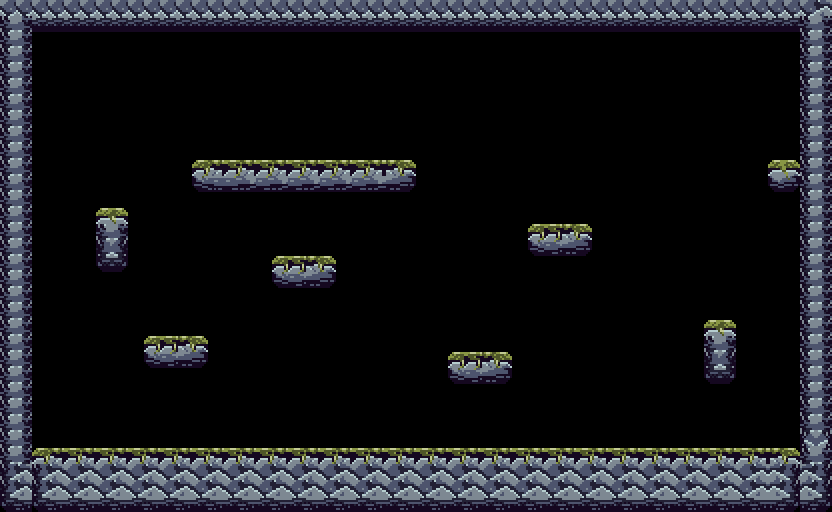

A 2D game scene composited from a Tiled map and its tileset images. What follows is a short description and the map's XML, with every tile layer's data as written:
An orthogonal 52x32 tile map with 16x16 px tiles, 1 tile layer (Ground).

<map version="1.5" tiledversion="1.6.0" orientation="orthogonal" renderorder="right-down" width="52" height="32" tilewidth="16" tileheight="16" infinite="0" nextlayerid="2" nextobjectid="1">
 <tileset firstgid="1" name="tilemap" tilewidth="32" tileheight="32" tilecount="112" columns="14">
  <image source="tilemap.png" width="448" height="256" />
  <tile id="0">
   <properties>
    <property name="collides" type="bool" value="true" />
   </properties>
  </tile>
  <tile id="1">
   <properties>
    <property name="collides" type="bool" value="true" />
   </properties>
  </tile>
  <tile id="2">
   <properties>
    <property name="collides" type="bool" value="true" />
   </properties>
  </tile>
  <tile id="3">
   <properties>
    <property name="collides" type="bool" value="true" />
   </properties>
  </tile>
  <tile id="4">
   <properties>
    <property name="collides" type="bool" value="true" />
   </properties>
  </tile>
  <tile id="5">
   <properties>
    <property name="collides" type="bool" value="true" />
   </properties>
  </tile>
  <tile id="6">
   <properties>
    <property name="collides" type="bool" value="true" />
   </properties>
  </tile>
  <tile id="7">
   <properties>
    <property name="collides" type="bool" value="true" />
   </properties>
  </tile>
  <tile id="8">
   <properties>
    <property name="collides" type="bool" value="true" />
   </properties>
  </tile>
  <tile id="9">
   <properties>
    <property name="collides" type="bool" value="true" />
   </properties>
  </tile>
  <tile id="10">
   <properties>
    <property name="collides" type="bool" value="true" />
   </properties>
  </tile>
  <tile id="11">
   <properties>
    <property name="collides" type="bool" value="true" />
   </properties>
  </tile>
  <tile id="12">
   <properties>
    <property name="collides" type="bool" value="true" />
   </properties>
  </tile>
  <tile id="13">
   <properties>
    <property name="collides" type="bool" value="true" />
   </properties>
  </tile>
  <tile id="14">
   <properties>
    <property name="collides" type="bool" value="true" />
   </properties>
  </tile>
  <tile id="15">
   <properties>
    <property name="collides" type="bool" value="true" />
   </properties>
  </tile>
  <tile id="16">
   <properties>
    <property name="collides" type="bool" value="true" />
   </properties>
  </tile>
  <tile id="17">
   <properties>
    <property name="collides" type="bool" value="true" />
   </properties>
  </tile>
  <tile id="18">
   <properties>
    <property name="collides" type="bool" value="true" />
   </properties>
  </tile>
  <tile id="19">
   <properties>
    <property name="collides" type="bool" value="true" />
   </properties>
  </tile>
  <tile id="20">
   <properties>
    <property name="collides" type="bool" value="true" />
   </properties>
  </tile>
  <tile id="21">
   <properties>
    <property name="collides" type="bool" value="true" />
   </properties>
  </tile>
  <tile id="22">
   <properties>
    <property name="collides" type="bool" value="true" />
   </properties>
  </tile>
  <tile id="23">
   <properties>
    <property name="collides" type="bool" value="true" />
   </properties>
  </tile>
  <tile id="24">
   <properties>
    <property name="collides" type="bool" value="true" />
   </properties>
  </tile>
  <tile id="25">
   <properties>
    <property name="collides" type="bool" value="true" />
   </properties>
  </tile>
  <tile id="26">
   <properties>
    <property name="collides" type="bool" value="true" />
   </properties>
  </tile>
  <tile id="27">
   <properties>
    <property name="collides" type="bool" value="true" />
   </properties>
  </tile>
  <tile id="28">
   <properties>
    <property name="collides" type="bool" value="true" />
   </properties>
  </tile>
  <tile id="29">
   <properties>
    <property name="collides" type="bool" value="true" />
   </properties>
  </tile>
  <tile id="30">
   <properties>
    <property name="collides" type="bool" value="true" />
   </properties>
  </tile>
  <tile id="31">
   <properties>
    <property name="collides" type="bool" value="true" />
   </properties>
  </tile>
  <tile id="32">
   <properties>
    <property name="collides" type="bool" value="true" />
   </properties>
  </tile>
  <tile id="33">
   <properties>
    <property name="collides" type="bool" value="true" />
   </properties>
  </tile>
  <tile id="34">
   <properties>
    <property name="collides" type="bool" value="true" />
   </properties>
  </tile>
  <tile id="35">
   <properties>
    <property name="collides" type="bool" value="true" />
   </properties>
  </tile>
  <tile id="36">
   <properties>
    <property name="collides" type="bool" value="true" />
   </properties>
  </tile>
  <tile id="37">
   <properties>
    <property name="collides" type="bool" value="true" />
   </properties>
  </tile>
  <tile id="38">
   <properties>
    <property name="collides" type="bool" value="true" />
   </properties>
  </tile>
  <tile id="39">
   <properties>
    <property name="collides" type="bool" value="true" />
   </properties>
  </tile>
  <tile id="40">
   <properties>
    <property name="collides" type="bool" value="true" />
   </properties>
  </tile>
  <tile id="41">
   <properties>
    <property name="collides" type="bool" value="true" />
   </properties>
  </tile>
  <tile id="42">
   <properties>
    <property name="collides" type="bool" value="true" />
   </properties>
  </tile>
  <tile id="43">
   <properties>
    <property name="collides" type="bool" value="true" />
   </properties>
  </tile>
  <tile id="44">
   <properties>
    <property name="collides" type="bool" value="true" />
   </properties>
  </tile>
  <tile id="45">
   <properties>
    <property name="collides" type="bool" value="true" />
   </properties>
  </tile>
  <tile id="46">
   <properties>
    <property name="collides" type="bool" value="true" />
   </properties>
  </tile>
  <tile id="47">
   <properties>
    <property name="collides" type="bool" value="true" />
   </properties>
  </tile>
  <tile id="48">
   <properties>
    <property name="collides" type="bool" value="true" />
   </properties>
  </tile>
  <tile id="49">
   <properties>
    <property name="collides" type="bool" value="true" />
   </properties>
  </tile>
  <tile id="50">
   <properties>
    <property name="collides" type="bool" value="true" />
   </properties>
  </tile>
  <tile id="51">
   <properties>
    <property name="collides" type="bool" value="true" />
   </properties>
  </tile>
  <tile id="52">
   <properties>
    <property name="collides" type="bool" value="true" />
   </properties>
  </tile>
  <tile id="53">
   <properties>
    <property name="collides" type="bool" value="true" />
   </properties>
  </tile>
  <tile id="54">
   <properties>
    <property name="collides" type="bool" value="true" />
   </properties>
  </tile>
  <tile id="55">
   <properties>
    <property name="collides" type="bool" value="true" />
   </properties>
  </tile>
  <tile id="56">
   <properties>
    <property name="collides" type="bool" value="true" />
   </properties>
  </tile>
  <tile id="57">
   <properties>
    <property name="collides" type="bool" value="true" />
   </properties>
  </tile>
  <tile id="58">
   <properties>
    <property name="collides" type="bool" value="true" />
   </properties>
  </tile>
  <tile id="59">
   <properties>
    <property name="collides" type="bool" value="true" />
   </properties>
  </tile>
  <tile id="60">
   <properties>
    <property name="collides" type="bool" value="true" />
   </properties>
  </tile>
  <tile id="61">
   <properties>
    <property name="collides" type="bool" value="true" />
   </properties>
  </tile>
  <tile id="62">
   <properties>
    <property name="collides" type="bool" value="true" />
   </properties>
  </tile>
  <tile id="63">
   <properties>
    <property name="collides" type="bool" value="true" />
   </properties>
  </tile>
  <tile id="64">
   <properties>
    <property name="collides" type="bool" value="true" />
   </properties>
  </tile>
  <tile id="65">
   <properties>
    <property name="collides" type="bool" value="true" />
   </properties>
  </tile>
  <tile id="66">
   <properties>
    <property name="collides" type="bool" value="true" />
   </properties>
  </tile>
  <tile id="67">
   <properties>
    <property name="collides" type="bool" value="true" />
   </properties>
  </tile>
  <tile id="68">
   <properties>
    <property name="collides" type="bool" value="true" />
   </properties>
  </tile>
  <tile id="69">
   <properties>
    <property name="collides" type="bool" value="true" />
   </properties>
  </tile>
  <tile id="70">
   <properties>
    <property name="collides" type="bool" value="true" />
   </properties>
  </tile>
  <tile id="71">
   <properties>
    <property name="collides" type="bool" value="true" />
   </properties>
  </tile>
  <tile id="72">
   <properties>
    <property name="collides" type="bool" value="true" />
   </properties>
  </tile>
  <tile id="73">
   <properties>
    <property name="collides" type="bool" value="true" />
   </properties>
  </tile>
  <tile id="74">
   <properties>
    <property name="collides" type="bool" value="true" />
   </properties>
  </tile>
  <tile id="75">
   <properties>
    <property name="collides" type="bool" value="true" />
   </properties>
  </tile>
  <tile id="76">
   <properties>
    <property name="collides" type="bool" value="true" />
   </properties>
  </tile>
  <tile id="77">
   <properties>
    <property name="collides" type="bool" value="true" />
   </properties>
  </tile>
  <tile id="78">
   <properties>
    <property name="collides" type="bool" value="true" />
   </properties>
  </tile>
  <tile id="79">
   <properties>
    <property name="collides" type="bool" value="true" />
   </properties>
  </tile>
  <tile id="80">
   <properties>
    <property name="collides" type="bool" value="true" />
   </properties>
  </tile>
  <tile id="81">
   <properties>
    <property name="collides" type="bool" value="true" />
   </properties>
  </tile>
  <tile id="82">
   <properties>
    <property name="collides" type="bool" value="true" />
   </properties>
  </tile>
  <tile id="83">
   <properties>
    <property name="collides" type="bool" value="true" />
   </properties>
  </tile>
  <tile id="84">
   <properties>
    <property name="collides" type="bool" value="true" />
   </properties>
  </tile>
  <tile id="85">
   <properties>
    <property name="collides" type="bool" value="true" />
   </properties>
  </tile>
  <tile id="86">
   <properties>
    <property name="collides" type="bool" value="true" />
   </properties>
  </tile>
  <tile id="87">
   <properties>
    <property name="collides" type="bool" value="true" />
   </properties>
  </tile>
  <tile id="88">
   <properties>
    <property name="collides" type="bool" value="true" />
   </properties>
  </tile>
  <tile id="89">
   <properties>
    <property name="collides" type="bool" value="true" />
   </properties>
  </tile>
  <tile id="90">
   <properties>
    <property name="collides" type="bool" value="true" />
   </properties>
  </tile>
  <tile id="91">
   <properties>
    <property name="collides" type="bool" value="true" />
   </properties>
  </tile>
  <tile id="92">
   <properties>
    <property name="collides" type="bool" value="true" />
   </properties>
  </tile>
  <tile id="93">
   <properties>
    <property name="collides" type="bool" value="true" />
   </properties>
  </tile>
  <tile id="94">
   <properties>
    <property name="collides" type="bool" value="true" />
   </properties>
  </tile>
  <tile id="95">
   <properties>
    <property name="collides" type="bool" value="true" />
   </properties>
  </tile>
  <tile id="96">
   <properties>
    <property name="collides" type="bool" value="true" />
   </properties>
  </tile>
  <tile id="97">
   <properties>
    <property name="collides" type="bool" value="true" />
   </properties>
  </tile>
  <tile id="98">
   <properties>
    <property name="collides" type="bool" value="true" />
   </properties>
  </tile>
  <tile id="99">
   <properties>
    <property name="collides" type="bool" value="true" />
   </properties>
  </tile>
  <tile id="100">
   <properties>
    <property name="collides" type="bool" value="true" />
   </properties>
  </tile>
  <tile id="101">
   <properties>
    <property name="collides" type="bool" value="true" />
   </properties>
  </tile>
  <tile id="102">
   <properties>
    <property name="collides" type="bool" value="true" />
   </properties>
  </tile>
  <tile id="103">
   <properties>
    <property name="collides" type="bool" value="true" />
   </properties>
  </tile>
  <tile id="104">
   <properties>
    <property name="collides" type="bool" value="true" />
   </properties>
  </tile>
  <tile id="105">
   <properties>
    <property name="collides" type="bool" value="true" />
   </properties>
  </tile>
  <tile id="106">
   <properties>
    <property name="collides" type="bool" value="true" />
   </properties>
  </tile>
  <tile id="107">
   <properties>
    <property name="collides" type="bool" value="true" />
   </properties>
  </tile>
  <tile id="108">
   <properties>
    <property name="collides" type="bool" value="true" />
   </properties>
  </tile>
  <tile id="109">
   <properties>
    <property name="collides" type="bool" value="true" />
   </properties>
  </tile>
  <tile id="110">
   <properties>
    <property name="collides" type="bool" value="true" />
   </properties>
  </tile>
  <tile id="111">
   <properties>
    <property name="collides" type="bool" value="true" />
   </properties>
  </tile>
 </tileset>
 <layer id="1" name="Ground" width="52" height="32">
  <data encoding="csv">
0,0,0,0,0,0,0,0,0,0,0,0,0,0,0,0,0,0,0,0,0,0,0,0,0,0,0,0,0,0,0,0,0,0,0,0,0,0,0,0,0,0,0,0,0,0,0,0,0,0,0,0,
30,30,30,30,30,30,30,30,30,30,30,30,30,30,30,30,30,30,30,30,30,30,30,30,30,30,30,30,30,30,30,30,30,30,30,30,30,30,30,30,30,30,30,30,30,30,30,30,30,30,30,0,
32,0,0,0,0,0,0,0,0,0,0,0,0,0,0,0,0,0,0,0,0,0,0,0,0,0,0,0,0,0,0,0,0,0,0,0,0,0,0,0,0,0,0,0,0,0,0,0,0,0,32,0,
32,0,0,0,0,0,0,0,0,0,0,0,0,0,0,0,0,0,0,0,0,0,0,0,0,0,0,0,0,0,0,0,0,0,0,0,0,0,0,0,0,0,0,0,0,0,0,0,0,0,32,0,
32,0,0,0,0,0,0,0,0,0,0,0,0,0,0,0,0,0,0,0,0,0,0,0,0,0,0,0,0,0,0,0,0,0,0,0,0,0,0,0,0,0,0,0,0,0,0,0,0,0,32,0,
32,0,0,0,0,0,0,0,0,0,0,0,0,0,0,0,0,0,0,0,0,0,0,0,0,0,0,0,0,0,0,0,0,0,0,0,0,0,0,0,0,0,0,0,0,0,0,0,0,0,32,0,
32,0,0,0,0,0,0,0,0,0,0,0,0,0,0,0,0,0,0,0,0,0,0,0,0,0,0,0,0,0,0,0,0,0,0,0,0,0,0,0,0,0,0,0,0,0,0,0,0,0,32,0,
32,0,0,0,0,0,0,0,0,0,0,0,0,0,0,0,0,0,0,0,0,0,0,0,0,0,0,0,0,0,0,0,0,0,0,0,0,0,0,0,0,0,0,0,0,0,0,0,0,0,32,0,
32,0,0,0,0,0,0,0,0,0,0,0,0,0,0,0,0,0,0,0,0,0,0,0,0,0,0,0,0,0,0,0,0,0,0,0,0,0,0,0,0,0,0,0,0,0,0,0,0,0,32,0,
32,0,0,0,0,0,0,0,0,0,0,0,0,0,0,0,0,0,0,0,0,0,0,0,0,0,0,0,0,0,0,0,0,0,0,0,0,0,0,0,0,0,0,0,0,0,0,0,0,0,32,0,
32,0,0,0,0,0,0,0,0,0,0,0,0,0,0,0,0,0,0,0,0,0,0,0,0,0,0,0,0,0,0,0,0,0,0,0,0,0,0,0,0,0,0,0,0,0,0,0,0,0,32,0,
32,0,0,0,0,0,0,0,0,0,0,0,20,0,21,0,21,0,21,0,21,0,21,0,22,0,0,0,0,0,0,0,0,0,0,0,0,0,0,0,0,0,0,0,0,0,0,0,7,0,32,0,
32,0,0,0,0,0,0,0,0,0,0,0,0,0,0,0,0,0,0,0,0,0,0,0,0,0,0,0,0,0,0,0,0,0,0,0,0,0,0,0,0,0,0,0,0,0,0,0,0,0,32,0,
32,0,0,0,0,0,0,0,0,0,0,0,0,0,0,0,0,0,0,0,0,0,0,0,0,0,0,0,0,0,0,0,0,0,0,0,0,0,0,0,0,0,0,0,0,0,0,0,0,0,32,0,
32,0,0,0,0,0,18,0,0,0,0,0,0,0,0,0,0,0,0,0,0,0,0,0,0,0,0,0,0,0,0,0,0,0,0,0,0,0,0,0,0,0,0,0,0,0,0,0,0,0,32,0,
32,0,0,0,0,0,32,0,0,0,0,0,0,0,0,0,0,0,0,0,0,0,0,0,0,0,0,0,0,0,0,0,0,20,21,22,0,0,0,0,0,0,0,0,0,0,0,0,0,0,32,0,
32,0,0,0,0,0,46,0,0,0,0,0,0,0,0,0,0,0,0,0,0,0,0,0,0,0,0,0,0,0,0,0,0,0,0,0,0,0,0,0,0,0,0,0,0,0,0,0,0,0,32,0,
32,0,0,0,0,0,0,0,0,0,0,0,0,0,0,0,0,20,21,22,0,0,0,0,0,0,0,0,0,0,0,0,0,0,0,0,0,0,0,0,0,0,0,0,0,0,0,0,0,0,32,0,
32,0,0,0,0,0,0,0,0,0,0,0,0,0,0,0,0,0,0,0,0,0,0,0,0,0,0,0,0,0,0,0,0,0,0,0,0,0,0,0,0,0,0,0,0,0,0,0,0,0,32,0,
32,0,0,0,0,0,0,0,0,0,0,0,0,0,0,0,0,0,0,0,0,0,0,0,0,0,0,0,0,0,0,0,0,0,0,0,0,0,0,0,0,0,0,0,0,0,0,0,0,0,32,0,
32,0,0,0,0,0,0,0,0,0,0,0,0,0,0,0,0,0,0,0,0,0,0,0,0,0,0,0,0,0,0,0,0,0,0,0,0,0,0,0,0,0,0,0,0,0,0,0,0,0,32,0,
32,0,0,0,0,0,0,0,0,0,0,0,0,0,0,0,0,0,0,0,0,0,0,0,0,0,0,0,0,0,0,0,0,0,0,0,0,0,0,0,0,0,0,0,18,0,0,0,0,0,32,0,
32,0,0,0,0,0,0,0,0,20,21,22,0,0,0,0,0,0,0,0,0,0,0,0,0,0,0,0,0,0,0,0,0,0,0,0,0,0,0,0,0,0,0,0,32,0,0,0,0,0,32,0,
32,0,0,0,0,0,0,0,0,0,0,0,0,0,0,0,0,0,0,0,0,0,0,0,0,0,0,0,20,21,22,0,0,0,0,0,0,0,0,0,0,0,0,0,46,0,0,0,0,0,32,0,
32,0,0,0,0,0,0,0,0,0,0,0,0,0,0,0,0,0,0,0,0,0,0,0,0,0,0,0,0,0,0,0,0,0,0,0,0,0,0,0,0,0,0,0,0,0,0,0,0,0,32,0,
32,0,0,0,0,0,0,0,0,0,0,0,0,0,0,0,0,0,0,0,0,0,0,0,0,0,0,0,0,0,0,0,0,0,0,0,0,0,0,0,0,0,0,0,0,0,0,0,0,0,32,0,
32,0,0,0,0,0,0,0,0,0,0,0,0,0,0,0,0,0,0,0,0,0,0,0,0,0,0,0,0,0,0,0,0,0,0,0,0,0,0,0,0,0,0,0,0,0,0,0,0,0,32,0,
32,0,0,0,0,0,0,0,0,0,0,0,0,0,0,0,0,0,0,0,0,0,0,0,0,0,0,0,0,0,0,0,0,0,0,0,0,0,0,0,0,0,0,0,0,0,0,0,0,0,32,0,
32,0,0,0,0,0,0,0,0,0,0,0,0,0,0,0,0,0,0,0,0,0,0,0,0,0,0,0,0,0,0,0,0,0,0,0,0,0,0,0,0,0,0,0,0,0,0,0,0,0,0,0,
32,0,1,0,2,0,2,0,2,0,2,0,2,0,2,0,2,0,2,0,2,0,2,0,2,0,2,0,2,0,2,0,2,0,2,0,2,0,2,0,2,0,2,0,2,0,2,0,3,0,32,0,
15,0,15,0,16,0,16,0,16,0,16,0,16,0,16,0,16,0,16,0,16,0,16,0,16,0,16,0,16,0,16,0,16,0,16,0,16,0,16,0,16,0,16,0,16,0,16,0,17,0,17,0,
29,0,29,0,30,0,30,0,30,0,30,0,30,0,30,0,30,0,30,0,30,0,30,0,30,0,30,0,30,0,30,0,30,0,30,0,30,0,30,0,30,0,30,0,30,0,30,0,31,0,31,0
</data>
 </layer>
</map>
